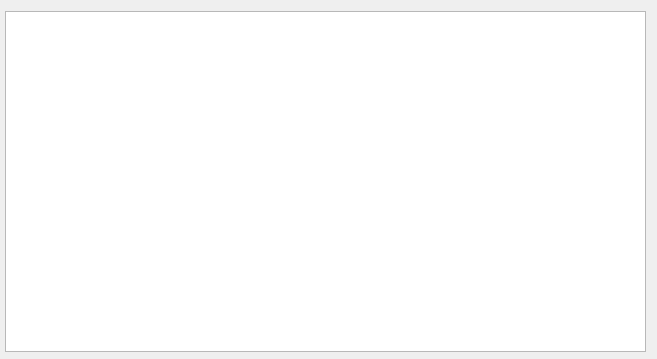
<?xml version="1.0" encoding="UTF-8"?>
<ui version="4.0">
 <class>DatabaseViewer</class>
 <widget class="QDialog" name="DatabaseViewer">
  <property name="geometry">
   <rect>
    <x>0</x>
    <y>0</y>
    <width>657</width>
    <height>359</height>
   </rect>
  </property>
  <property name="windowTitle">
   <string>Image infomation</string>
  </property>
  <widget class="QTableWidget" name="tableWidget">
   <property name="geometry">
    <rect>
     <x>5</x>
     <y>11</y>
     <width>641</width>
     <height>341</height>
    </rect>
   </property>
  </widget>
 </widget>
 <resources/>
 <connections/>
</ui>
